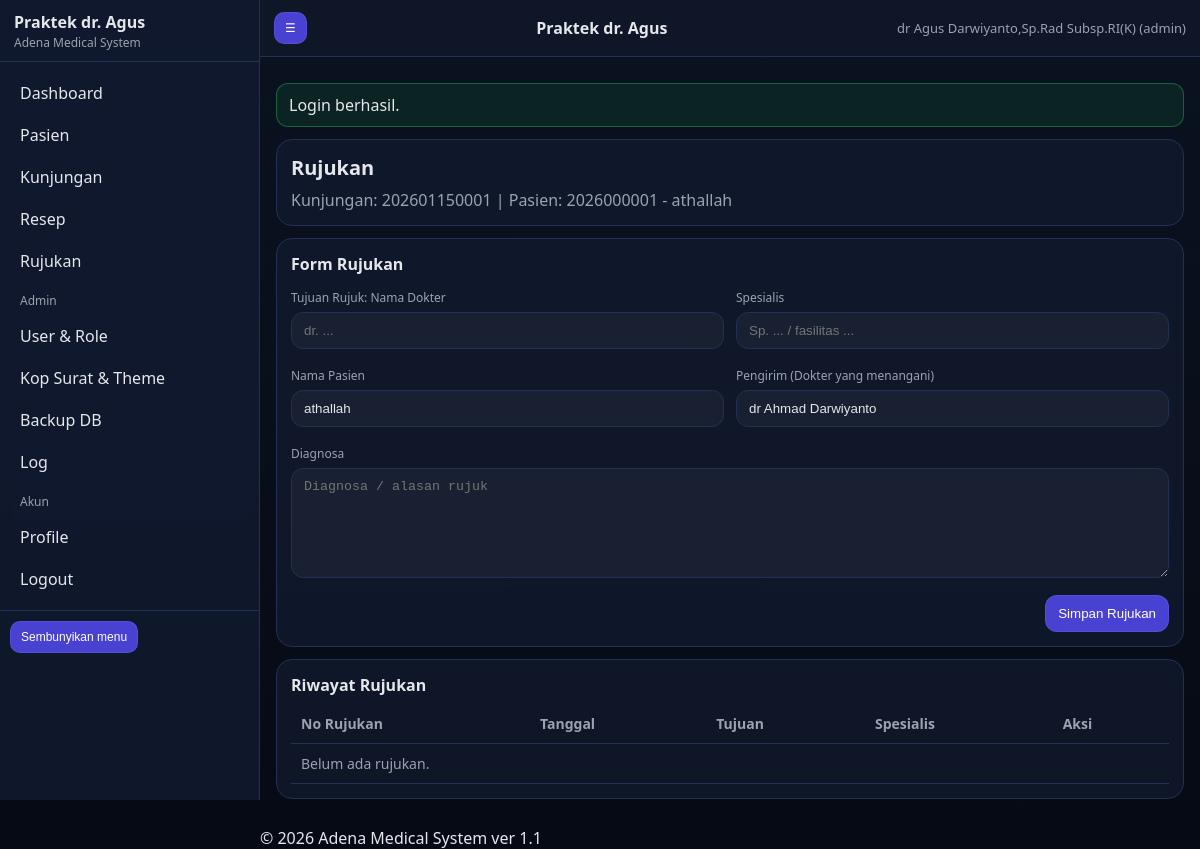
/referrals.php?visit_id=2 (signed in), run on an earlier commit of the app's database.
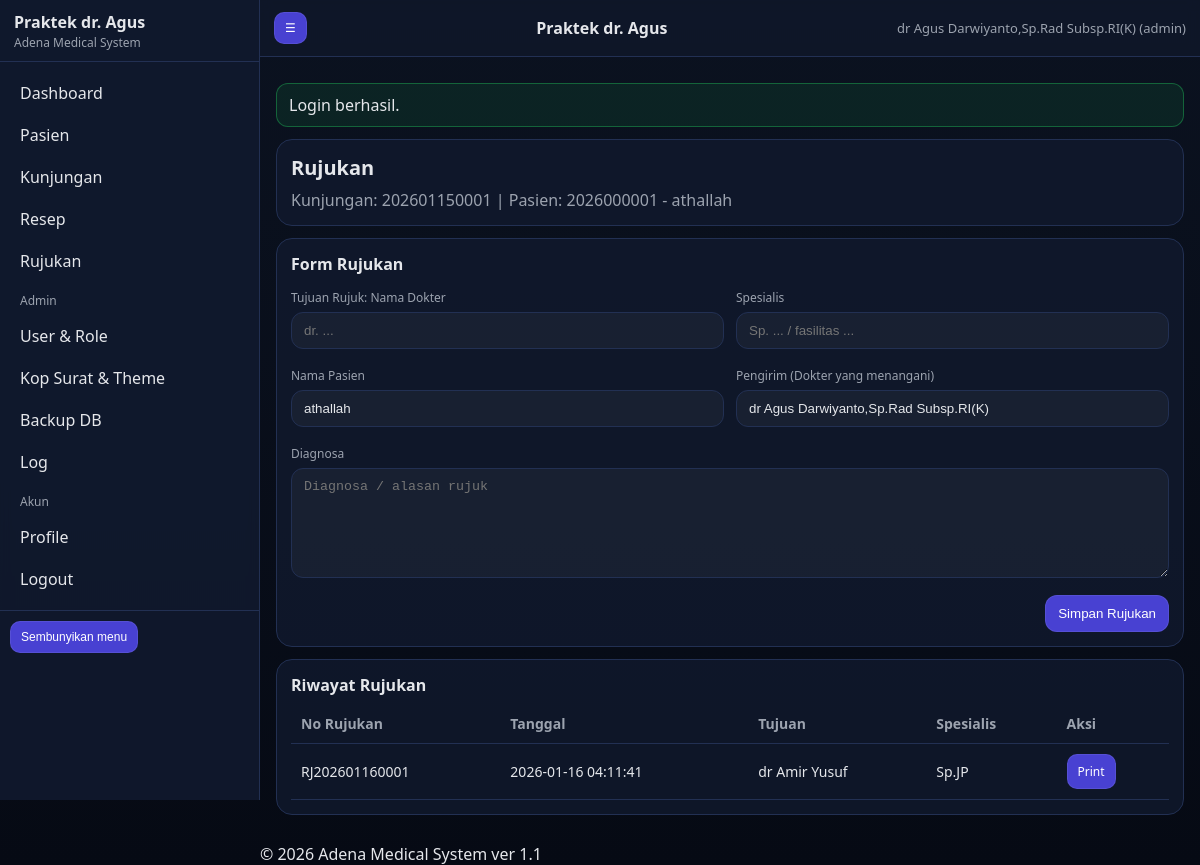
And on a later commit of the database.
### tables this page shows
CREATE TABLE `visits` (
  `id` bigint(20) NOT NULL,
  `patient_id` bigint(20) NOT NULL,
  `visit_no` varchar(30) NOT NULL,
  `visit_date` datetime NOT NULL,
  `anamnesis` mediumtext DEFAULT NULL,
  `physical_exam` mediumtext DEFAULT NULL,
  `usg_report` mediumtext DEFAULT NULL,
  `therapy` mediumtext DEFAULT NULL,
  `doctor_id` int(11) DEFAULT NULL,
  `signature_path` varchar(255) DEFAULT NULL,
  `created_at` datetime NOT NULL,
  `updated_at` datetime DEFAULT NULL
);

CREATE TABLE `users` (
  `id` int(11) NOT NULL,
  `username` varchar(50) NOT NULL,
  `password_hash` varchar(255) NOT NULL,
  `role` enum('admin','dokter','perawat','sekretariat') NOT NULL DEFAULT 'dokter',
  `full_name` varchar(120) DEFAULT NULL,
  `sip` varchar(80) DEFAULT NULL,
  `phone` varchar(50) DEFAULT NULL,
  `email` varchar(120) DEFAULT NULL,
  `signature_path` varchar(255) DEFAULT NULL,
  `is_active` tinyint(1) NOT NULL DEFAULT 1,
  `created_at` datetime NOT NULL,
  `updated_at` datetime DEFAULT NULL
);

CREATE TABLE `patients` (
  `id` bigint(20) NOT NULL,
  `mrn` varchar(30) NOT NULL,
  `full_name` varchar(150) NOT NULL,
  `dob` date DEFAULT NULL,
  `gender` enum('L','P') NOT NULL,
  `address` varchar(255) DEFAULT NULL,
  `created_at` datetime NOT NULL
);

CREATE TABLE `referrals` (
  `id` bigint(20) NOT NULL,
  `visit_id` bigint(20) DEFAULT NULL,
  `patient_id` bigint(20) NOT NULL,
  `sender_doctor_id` int(11) NOT NULL,
  `referral_no` varchar(32) NOT NULL,
  `referred_to_doctor` varchar(120) NOT NULL,
  `referred_to_specialty` varchar(120) NOT NULL,
  `diagnosis` mediumtext NOT NULL,
  `created_at` datetime NOT NULL,
  `updated_at` datetime DEFAULT NULL
);

### app/db.php (called while the page is built, shortened)
<?php
require_once __DIR__ . '/helpers.php';
function db(): PDO {
  static $pdo = null;
  if ($pdo) return $pdo;
  $cfg = config()['db'];
  $dsn = sprintf('mysql:host=%s;port=%d;dbname=%s;charset=%s',
    $cfg['host'], (int)$cfg['port'], $cfg['name'], $cfg['charset'] ?? 'utf8mb4'
  );
  $opt = [
    PDO::ATTR_ERRMODE => PDO::ERRMODE_EXCEPTION,
    PDO::ATTR_DEFAULT_FETCH_MODE => PDO::FETCH_ASSOC,
    PDO::ATTR_EMULATE_PREPARES => false,
  ];
  try {
    $pdo = new PDO($dsn, $cfg['user'], $cfg['pass'], $opt);
  } catch (Throwable $e) {
    log_app('error', 'DB connection failed', ['err' => $e->getMessage()]);
    throw $e;
  }
  return $pdo;
}

### app/helpers.php (called while the page is built, shortened)
<?php
function e(string $s): string { return htmlspecialchars($s, ENT_QUOTES, 'UTF-8'); }
function config(): array {
  static $cfg = null;
  if ($cfg === null) {
    $file = __DIR__ . '/config.php';
    if (!file_exists($file)) {
      $cfg = require __DIR__ . '/config.sample.php';
    } else {
      $cfg = require $file;
    }
  }
  return $cfg;
}
function base_path(): string {
  $bp = config()['base_path'] ?? '';
  return rtrim($bp, '/');
}
function url(string $path = ''): string {
  $bp = base_path();
  $path = '/' . ltrim($path, '/');
  return $bp . $path;
}
function ensure_dirs(): void {
  $cfg = config();
}

### app/config.php (called while the page is built)
<?php
return array (
  'installed' => true,
  'base_path' => '/AMS',
  'db' =>
  array (
    'host' => '127.0.0.1',
    'port' => 3306,
    'name' => 'ams11',
    'user' => 'root',
    'pass' => '',
    'charset' => 'utf8mb4',
  ),
  'security' =>
  array (
    'session_name' => 'AMSSESSID',
    'csrf_key' => '922e70ba681779f204f2c06607a7a469',
  ),
  'uploads' =>
  array (
    'logo_dir' => 'C:\\xampp\\htdocs\\AMS\\install/../storage/uploads/logo',
    'signature_dir' => 'C:\\xampp\\htdocs\\AMS\\install/../storage/uploads/signature',
  ),
  'paths' =>
  array (
    'logs' => 'C:\\xampp\\htdocs\\AMS\\install/../storage/logs',
    'backups' => 'C:\\xampp\\htdocs\\AMS\\install/../storage/backups',
  ),
  'gdrive' =>
  array (
    'enabled' => false,
    'service_account_json' => 'C:\\xampp\\htdocs\\AMS\\install/../storage/credentials/gdrive_service_account.json',
    'folder_id' => '',
  ),
);

### app/auth.php (called while the page is built, shortened)
<?php
require_once __DIR__ . '/helpers.php';
require_once __DIR__ . '/db.php';
function session_boot(): void {
  $cfg = config();
}

### referrals.php (the view, shortened to what the changed rows need)
<?php
require_once __DIR__ . '/app/auth.php';
require_once __DIR__ . '/app/db.php';
$visitId = (int)($_GET['visit_id'] ?? ($_POST['visit_id'] ?? 0));
$visit = null;
if ($visitId > 0) {
  $st = db()->prepare("SELECT v.*, p.mrn, p.full_name, p.dob, p.gender, p.address,
                              ud.full_name AS doctor_name, v.doctor_id
                       FROM visits v
                       JOIN patients p ON p.id=v.patient_id
                       LEFT JOIN users ud ON ud.id=v.doctor_id
                       WHERE v.id=?");
  $st->execute([$visitId]);
  $visit = $st->fetch();
}
$refList = [];
if ($visitId > 0) {
  $st = db()->prepare("SELECT r.*, u.full_name AS sender_name
                       FROM referrals r
                       LEFT JOIN users u ON u.id=r.sender_doctor_id
                       WHERE r.visit_id=? ORDER BY r.created_at DESC LIMIT 50");
  $st->execute([$visitId]);
  $refList = $st->fetchAll();
}
require __DIR__ . '/app/views/partials/header.php';
?>
<div class="card">
  <div class="h1">Rujukan</div>
  <?php if ($visit): ?>
    <div class="muted">Kunjungan: <?= e($visit['visit_no']) ?> | Pasien: <?= e($visit['mrn'].' - '.$visit['full_name']) ?></div>
  <?php else: ?>
    <div class="muted">Rekap rujukan berdasarkan rentang waktu.</div>
  <?php endif; ?>
</div>
<?php if ($visit): ?>
  <div class="card">
    <div class="h1" style="font-size:16px">Form Rujukan</div>
    <form method="post" class="grid" autocomplete="off">
      <div class="col-6">
        <div class="label">Tujuan Rujuk: Nama Dokter</div>
        <input class="input" name="referred_to_doctor" placeholder="dr. ...">
      </div>
      <div class="col-6">
        <div class="label">Spesialis</div>
        <input class="input" name="referred_to_specialty" placeholder="Sp. ... / fasilitas ...">
      </div>
      <div class="col-6">
        <div class="label">Nama Pasien</div>
        <input class="input" value="<?= e($visit['full_name']) ?>" readonly>
      </div>
      <div class="col-6">
        <div class="label">Pengirim (Dokter yang menangani)</div>
        <input class="input" value="<?= e($visit['doctor_name'] ?? '-') ?>" readonly>
      </div>
      <div class="col-12">
        <div class="label">Diagnosa</div>
        <textarea class="input" name="diagnosis" placeholder="Diagnosa / alasan rujuk"></textarea>
      </div>
      <div class="col-12" style="display:flex;justify-content:flex-end">
        <button class="btn" type="submit">Simpan Rujukan</button>
      </div>
    </form>
  </div>
  <div class="card">
    <div class="h1" style="font-size:16px">Riwayat Rujukan</div>
    <table class="table">
      <thead>
        <tr>
          <th>No Rujukan</th>
          <th>Tanggal</th>
          <th>Tujuan</th>
          <th>Spesialis</th>
          <th>Aksi</th>
        </tr>
      </thead>
      <tbody>
        <?php foreach ($refList as $r): ?>
          <tr>
            <td><?= e($r['referral_no']) ?></td>
            <td><?= e($r['created_at']) ?></td>
            <td><?= e($r['referred_to_doctor']) ?></td>
            <td><?= e($r['referred_to_specialty']) ?></td>
            <td>
              <a class="btn small" href="<?= e(url('/print_referral.php?id='.(int)$r['id'])) ?>" target="_blank">Print</a>
            </td>
          </tr>
        <?php endforeach; ?>
        <?php if (!$refList): ?><tr><td colspan="5" class="muted">Belum ada rujukan.</td></tr><?php endif; ?>
      </tbody>
    </table>
  </div>
<?php endif; ?>
<?php require __DIR__ . '/app/views/partials/footer.php'; ?>

What changed in the data, as far as the page shows it:
changed visits "2026000001 - athallah": full_name "dr Ahmad Darwiyanto" → "dr Agus Darwiyanto,Sp.Rad Subsp.RI(K)"
added referrals: referral_no "RJ202601160001", created_at "2026-01-16 04:11:41", referred_to_doctor "dr Amir Yusuf", referred_to_specialty "Sp.JP"
Also different on the page:
text no longer shown: "Belum ada rujukan."
